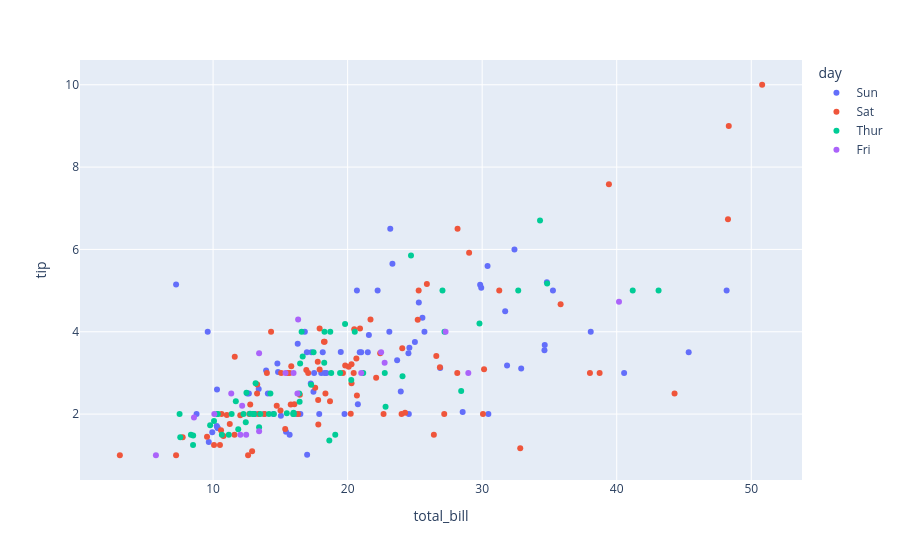

This figure's notebook cell:
### Markdown cell above
## Gráfico de Dispersão

### Code cell
px.scatter(df, x='total_bill', y='tip', color='day',hover_name='time')

### Figure 1 — Plotly figure (JSON) as saved in the notebook; plotly's stock layout.template omitted (floating-point values rounded to 4 significant figures)
{"data": [{"hovertemplate": "<b>%{hovertext}</b><br><br>day=Sun<br>total_bill=%{x}<br>tip=%{y}<extra></extra>", "hovertext": ["Dinner", "Dinner", "Dinner", "Dinner", "Dinner", "Dinner", "Dinner", "Dinner", "Dinner", "Dinner", "Dinner", "Dinner", "Dinner", "Dinner", "Dinner", "Dinner", "Dinner", "Dinner", "Dinner", "Dinner", "Dinner", "Dinner", "Dinner", "Dinner", "Dinner", "Dinner", "Dinner", "Dinner", "Dinner", "Dinner", "Dinner", "Dinner", "Dinner", "Dinner", "Dinner", "Dinner", "Dinner", "Dinner", "Dinner", "Dinner", "Dinner", "Dinner", "Dinner", "Dinner", "Dinner", "Dinner", "Dinner", "Dinner", "Dinner", "Dinner", "Dinner", "Dinner", "Dinner", "Dinner", "Dinner", "Dinner", "Dinner", "Dinner", "Dinner", "Dinner", "Dinner", "Dinner", "Dinner", "Dinner", "Dinner", "Dinner", "Dinner", "Dinner", "Dinner", "Dinner", "Dinner", "Dinner", "Dinner", "Dinner", "Dinner", "Dinner"], "legendgroup": "Sun", "marker": {"color": "#636efa", "symbol": "circle"}, "mode": "markers", "name": "Sun", "orientation": "v", "showlegend": true, "type": "scatter", "x": [16.99, 10.34, 21.01, 23.68, 24.59, 25.29, 8.77, 26.88, 15.04, 14.78, 10.27, 35.26, 15.42, 18.43, 14.83, 21.58, 10.33, 16.29, 16.97, 17.46, 13.94, 9.68, 30.4, 18.29, 22.23, 32.4, 28.55, 18.04, 12.54, 10.29, 34.81, 9.94, 25.56, 19.49, 38.07, 23.95, 25.71, 17.31, 29.93, 14.07, 13.13, 17.26, 24.55, 19.77, 29.85, 48.17, 25.0, 13.39, 16.49, 21.5, 12.66, 16.21, 13.81, 17.51, 24.52, 20.76, 31.71, 7.25, 31.85, 16.82, 32.9, 17.89, 14.48, 9.6, 34.63, 34.65, 23.33, 45.35, 23.17, 40.55, 20.69, 20.9, 30.46, 18.15, 23.1, 15.69], "xaxis": "x", "y": [1.01, 1.66, 3.5, 3.31, 3.61, 4.71, 2.0, 3.12, 1.96, 3.23, 1.71, 5.0, 1.57, 3.0, 3.02, 3.92, 1.67, 3.71, 3.5, 2.54, 3.06, 1.32, 5.6, 3.0, 5.0, 6.0, 2.05, 3.0, 2.5, 2.6, 5.2, 1.56, 4.34, 3.51, 4.0, 2.55, 4.0, 3.5, 5.07, 2.5, 2.0, 2.74, 2.0, 2.0, 5.14, 5.0, 3.75, 2.61, 2.0, 3.5, 2.5, 2.0, 2.0, 3.0, 3.48, 2.24, 4.5, 5.15, 3.18, 4.0, 3.11, 2.0, 2.0, 4.0, 3.55, 3.68, 5.65, 3.5, 6.5, 3.0, 5.0, 3.5, 2.0, 3.5, 4.0, 1.5], "yaxis": "y"}, {"hovertemplate": "<b>%{hovertext}</b><br><br>day=Sat<br>total_bill=%{x}<br>tip=%{y}<extra></extra>", "hovertext": ["Dinner", "Dinner", "Dinner", "Dinner", "Dinner", "Dinner", "Dinner", "Dinner", "Dinner", "Dinner", "Dinner", "Dinner", "Dinner", "Dinner", "Dinner", "Dinner", "Dinner", "Dinner", "Dinner", "Dinner", "Dinner", "Dinner", "Dinner", "Dinner", "Dinner", "Dinner", "Dinner", "Dinner", "Dinner", "Dinner", "Dinner", "Dinner", "Dinner", "Dinner", "Dinner", "Dinner", "Dinner", "Dinner", "Dinner", "Dinner", "Dinner", "Dinner", "Dinner", "Dinner", "Dinner", "Dinner", "Dinner", "Dinner", "Dinner", "Dinner", "Dinner", "Dinner", "Dinner", "Dinner", "Dinner", "Dinner", "Dinner", "Dinner", "Dinner", "Dinner", "Dinner", "Dinner", "Dinner", "Dinner", "Dinner", "Dinner", "Dinner", "Dinner", "Dinner", "Dinner", "Dinner", "Dinner", "Dinner", "Dinner", "Dinner", "Dinner", "Dinner", "Dinner", "Dinner", "Dinner", "Dinner", "Dinner", "Dinner", "Dinner", "Dinner", "Dinner", "Dinner"], "legendgroup": "Sat", "marker": {"color": "#EF553B", "symbol": "circle"}, "mode": "markers", "name": "Sat", "orientation": "v", "showlegend": true, "type": "scatter", "x": [20.65, 17.92, 20.29, 15.77, 39.42, 19.82, 17.81, 13.37, 12.69, 21.7, 19.65, 9.55, 18.35, 15.06, 20.69, 17.78, 24.06, 16.31, 16.93, 18.69, 31.27, 16.04, 38.01, 26.41, 11.24, 48.27, 20.29, 13.81, 11.02, 18.29, 17.59, 20.08, 16.45, 3.07, 20.23, 15.01, 12.02, 17.07, 26.86, 25.28, 14.73, 10.51, 17.92, 44.3, 22.42, 20.92, 15.36, 20.49, 25.21, 18.24, 14.31, 14.0, 7.25, 10.59, 10.63, 50.81, 15.81, 26.59, 38.73, 24.27, 12.76, 30.06, 25.89, 48.33, 13.27, 28.17, 12.9, 28.15, 11.59, 7.74, 30.14, 20.45, 13.28, 22.12, 24.01, 15.69, 11.61, 10.77, 15.53, 10.07, 12.6, 32.83, 35.83, 29.03, 27.18, 22.67, 17.82], "xaxis": "x", "y": [3.35, 4.08, 2.75, 2.23, 7.58, 3.18, 2.34, 2.0, 2.0, 4.3, 3.0, 1.45, 2.5, 3.0, 2.45, 3.27, 3.6, 2.0, 3.07, 2.31, 5.0, 2.24, 3.0, 1.5, 1.76, 6.73, 3.21, 2.0, 1.98, 3.76, 2.64, 3.15, 2.47, 1.0, 2.01, 2.09, 1.97, 3.0, 3.14, 5.0, 2.2, 1.25, 3.08, 2.5, 3.48, 4.08, 1.64, 4.06, 4.29, 3.76, 4.0, 3.0, 1.0, 1.61, 2.0, 10.0, 3.16, 3.41, 3.0, 2.03, 2.23, 2.0, 5.16, 9.0, 2.5, 6.5, 1.1, 3.0, 1.5, 1.44, 3.09, 3.0, 2.72, 2.88, 2.0, 3.0, 3.39, 1.47, 3.0, 1.25, 1.0, 1.17, 4.67, 5.92, 2.0, 2.0, 1.75], "yaxis": "y"}, {"hovertemplate": "<b>%{hovertext}</b><br><br>day=Thur<br>total_bill=%{x}<br>tip=%{y}<extra></extra>", "hovertext": ["Lunch", "Lunch", "Lunch", "Lunch", "Lunch", "Lunch", "Lunch", "Lunch", "Lunch", "Lunch", "Lunch", "Lunch", "Lunch", "Lunch", "Lunch", "Lunch", "Lunch", "Lunch", "Lunch", "Lunch", "Lunch", "Lunch", "Lunch", "Lunch", "Lunch", "Lunch", "Lunch", "Lunch", "Lunch", "Lunch", "Lunch", "Lunch", "Lunch", "Lunch", "Lunch", "Lunch", "Lunch", "Lunch", "Lunch", "Lunch", "Lunch", "Lunch", "Lunch", "Lunch", "Lunch", "Lunch", "Lunch", "Lunch", "Lunch", "Lunch", "Lunch", "Lunch", "Lunch", "Lunch", "Lunch", "Lunch", "Lunch", "Lunch", "Lunch", "Lunch", "Lunch", "Dinner"], "legendgroup": "Thur", "marker": {"color": "#00cc96", "symbol": "circle"}, "mode": "markers", "name": "Thur", "orientation": "v", "showlegend": true, "type": "scatter", "x": [27.2, 22.76, 17.29, 19.44, 16.66, 10.07, 32.68, 15.98, 34.83, 13.03, 18.28, 24.71, 21.16, 10.65, 12.43, 24.08, 11.69, 13.42, 14.26, 15.95, 12.48, 29.8, 8.52, 14.52, 11.38, 22.82, 19.08, 20.27, 11.17, 12.26, 18.26, 8.51, 10.33, 14.15, 16.0, 13.16, 17.47, 34.3, 41.19, 27.05, 16.43, 8.35, 18.64, 11.87, 9.78, 7.51, 19.81, 28.44, 15.48, 16.58, 7.56, 10.34, 43.11, 13.0, 13.51, 18.71, 12.74, 13.0, 16.4, 20.53, 16.47, 18.78], "xaxis": "x", "y": [4.0, 3.0, 2.71, 3.0, 3.4, 1.83, 5.0, 2.03, 5.17, 2.0, 4.0, 5.85, 3.0, 1.5, 1.8, 2.92, 2.31, 1.68, 2.5, 2.0, 2.52, 4.2, 1.48, 2.0, 2.0, 2.18, 1.5, 2.83, 1.5, 2.0, 3.25, 1.25, 2.0, 2.0, 2.0, 2.75, 3.5, 6.7, 5.0, 5.0, 2.3, 1.5, 1.36, 1.63, 1.73, 2.0, 4.19, 2.56, 2.02, 4.0, 1.44, 2.0, 5.0, 2.0, 2.0, 4.0, 2.01, 2.0, 2.5, 4.0, 3.23, 3.0], "yaxis": "y"}, {"hovertemplate": "<b>%{hovertext}</b><br><br>day=Fri<br>total_bill=%{x}<br>tip=%{y}<extra></extra>", "hovertext": ["Dinner", "Dinner", "Dinner", "Dinner", "Dinner", "Dinner", "Dinner", "Dinner", "Dinner", "Dinner", "Dinner", "Dinner", "Lunch", "Lunch", "Lunch", "Lunch", "Lunch", "Lunch", "Lunch"], "legendgroup": "Fri", "marker": {"color": "#ab63fa", "symbol": "circle"}, "mode": "markers", "name": "Fri", "orientation": "v", "showlegend": true, "type": "scatter", "x": [28.97, 22.49, 5.75, 16.32, 22.75, 40.17, 27.28, 12.03, 21.01, 12.46, 11.35, 15.38, 12.16, 13.42, 8.58, 15.98, 13.42, 16.27, 10.09], "xaxis": "x", "y": [3.0, 3.5, 1.0, 4.3, 3.25, 4.73, 4.0, 1.5, 3.0, 1.5, 2.5, 3.0, 2.2, 3.48, 1.92, 3.0, 1.58, 2.5, 2.0], "yaxis": "y"}], "layout": {"legend": {"title": {"text": "day"}, "tracegroupgap": 0}, "margin": {"t": 60}, "xaxis": {"anchor": "y", "domain": [0, 1], "title": {"text": "total_bill"}}, "yaxis": {"anchor": "x", "domain": [0, 1], "title": {"text": "tip"}}}}
